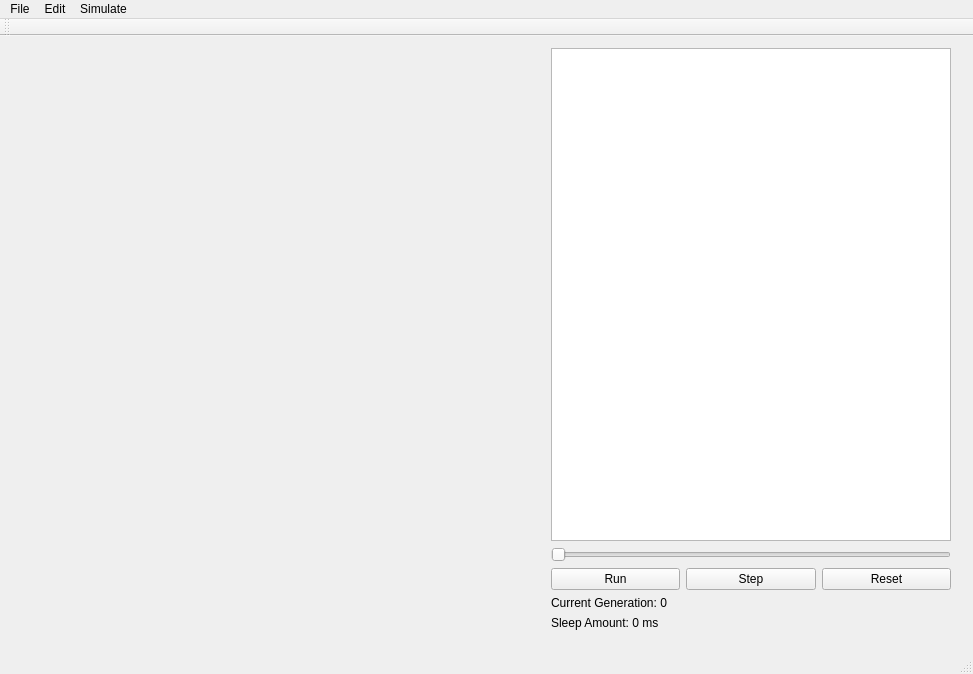
<?xml version="1.0" encoding="UTF-8"?>
<ui version="4.0">
 <class>MainWindow</class>
 <widget class="QMainWindow" name="MainWindow">
  <property name="geometry">
   <rect>
    <x>0</x>
    <y>0</y>
    <width>973</width>
    <height>674</height>
   </rect>
  </property>
  <property name="sizePolicy">
   <sizepolicy hsizetype="Preferred" vsizetype="Preferred">
    <horstretch>0</horstretch>
    <verstretch>0</verstretch>
   </sizepolicy>
  </property>
  <property name="windowTitle">
   <string>Symbolic Regresison</string>
  </property>
  <widget class="QWidget" name="centralWidget">
   <property name="sizePolicy">
    <sizepolicy hsizetype="Preferred" vsizetype="Preferred">
     <horstretch>0</horstretch>
     <verstretch>0</verstretch>
    </sizepolicy>
   </property>
   <layout class="QHBoxLayout" name="horizontalLayout_3">
    <property name="sizeConstraint">
     <enum>QLayout::SetNoConstraint</enum>
    </property>
    <item>
     <widget class="QCustomPlot" name="plotWidget" native="true">
      <property name="sizePolicy">
       <sizepolicy hsizetype="Preferred" vsizetype="Preferred">
        <horstretch>1</horstretch>
        <verstretch>0</verstretch>
       </sizepolicy>
      </property>
      <property name="minimumSize">
       <size>
        <width>100</width>
        <height>0</height>
       </size>
      </property>
     </widget>
    </item>
    <item>
     <widget class="QWidget" name="verticalWidget" native="true">
      <property name="sizePolicy">
       <sizepolicy hsizetype="MinimumExpanding" vsizetype="Preferred">
        <horstretch>0</horstretch>
        <verstretch>0</verstretch>
       </sizepolicy>
      </property>
      <property name="minimumSize">
       <size>
        <width>100</width>
        <height>0</height>
       </size>
      </property>
      <layout class="QVBoxLayout" name="verticalLayout">
       <property name="leftMargin">
        <number>0</number>
       </property>
       <property name="topMargin">
        <number>1</number>
       </property>
       <item>
        <widget class="QListWidget" name="solutionsList">
         <property name="sizePolicy">
          <sizepolicy hsizetype="Expanding" vsizetype="Expanding">
           <horstretch>0</horstretch>
           <verstretch>0</verstretch>
          </sizepolicy>
         </property>
         <property name="minimumSize">
          <size>
           <width>400</width>
           <height>0</height>
          </size>
         </property>
        </widget>
       </item>
       <item>
        <widget class="QSlider" name="sleepSlider">
         <property name="maximum">
          <number>1500</number>
         </property>
         <property name="orientation">
          <enum>Qt::Horizontal</enum>
         </property>
        </widget>
       </item>
       <item>
        <layout class="QHBoxLayout" name="horizontalLayout">
         <item>
          <widget class="QPushButton" name="runButton">
           <property name="text">
            <string>Run</string>
           </property>
          </widget>
         </item>
         <item>
          <widget class="QPushButton" name="stepButton">
           <property name="text">
            <string>Step</string>
           </property>
          </widget>
         </item>
         <item>
          <widget class="QPushButton" name="resetButton">
           <property name="text">
            <string>Reset</string>
           </property>
          </widget>
         </item>
        </layout>
       </item>
       <item>
        <widget class="QLabel" name="currentGenerationLabel">
         <property name="text">
          <string>Current Generation: 0</string>
         </property>
        </widget>
       </item>
       <item>
        <widget class="QLabel" name="sleepLabel">
         <property name="text">
          <string>Sleep Amount: 0 ms</string>
         </property>
        </widget>
       </item>
      </layout>
     </widget>
    </item>
   </layout>
  </widget>
  <widget class="QMenuBar" name="menuBar">
   <property name="geometry">
    <rect>
     <x>0</x>
     <y>0</y>
     <width>973</width>
     <height>22</height>
    </rect>
   </property>
   <widget class="QMenu" name="menuEdit">
    <property name="title">
     <string>Edit</string>
    </property>
    <addaction name="actionPoints"/>
   </widget>
   <widget class="QMenu" name="menuSimulate">
    <property name="title">
     <string>Simulate</string>
    </property>
    <addaction name="actionStep"/>
    <addaction name="actionRun"/>
    <addaction name="separator"/>
    <addaction name="actionReset"/>
   </widget>
   <widget class="QMenu" name="menuFile">
    <property name="title">
     <string>File</string>
    </property>
    <addaction name="actionImport"/>
    <addaction name="actionPreferences"/>
   </widget>
   <addaction name="menuFile"/>
   <addaction name="menuEdit"/>
   <addaction name="menuSimulate"/>
  </widget>
  <widget class="QToolBar" name="mainToolBar">
   <attribute name="toolBarArea">
    <enum>TopToolBarArea</enum>
   </attribute>
   <attribute name="toolBarBreak">
    <bool>false</bool>
   </attribute>
  </widget>
  <widget class="QStatusBar" name="statusBar"/>
  <action name="actionStep">
   <property name="text">
    <string>Step</string>
   </property>
   <property name="shortcut">
    <string>Ctrl+S</string>
   </property>
  </action>
  <action name="actionRun">
   <property name="text">
    <string>Run</string>
   </property>
   <property name="shortcut">
    <string>Ctrl+R</string>
   </property>
  </action>
  <action name="actionReset">
   <property name="text">
    <string>Reset</string>
   </property>
   <property name="shortcut">
    <string>Ctrl+Shift+R</string>
   </property>
  </action>
  <action name="actionPoints">
   <property name="text">
    <string>Points</string>
   </property>
   <property name="toolTip">
    <string>Add, edit or remove points</string>
   </property>
   <property name="shortcut">
    <string>Ctrl+P</string>
   </property>
  </action>
  <action name="actionPreferences">
   <property name="text">
    <string>Preferences</string>
   </property>
  </action>
  <action name="actionImport">
   <property name="text">
    <string>Import...</string>
   </property>
   <property name="shortcut">
    <string>Ctrl+I</string>
   </property>
  </action>
 </widget>
 <layoutdefault spacing="6" margin="11"/>
 <customwidgets>
  <customwidget>
   <class>QCustomPlot</class>
   <extends>QWidget</extends>
   <header>qcustomplot.h</header>
   <container>1</container>
  </customwidget>
 </customwidgets>
 <resources/>
 <connections/>
</ui>
